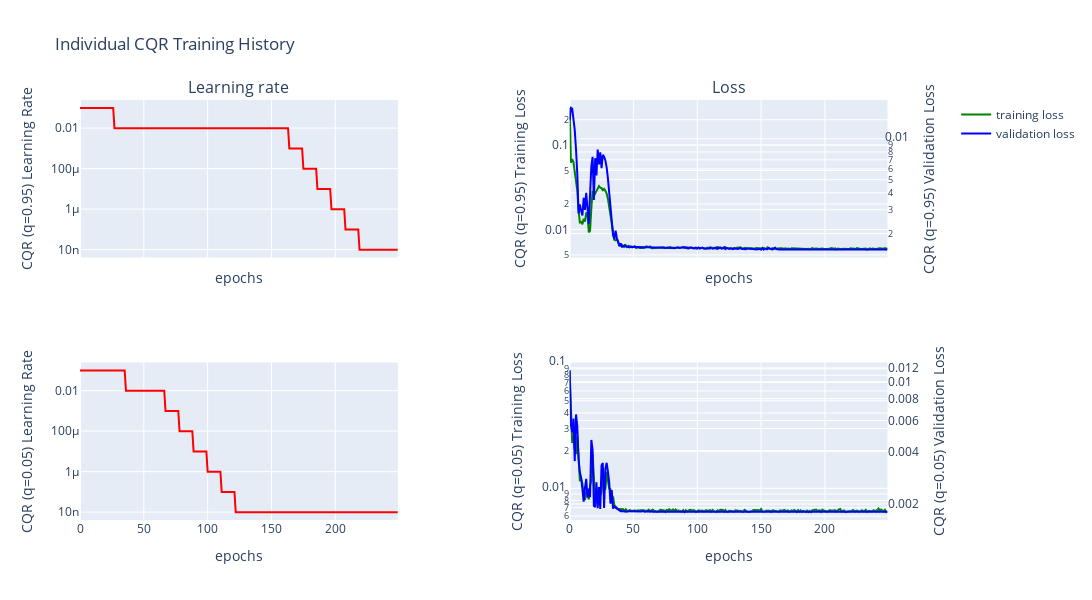

The cell this chart's notebook holds for it:
### Markdown cell above
# quantile regression
Here qunatile regression is done to bound the errors with confidence values

### Code cell
dm.train_individual_qr(alpha=0.1, hidden_layers=[2],  epochs= 250, batch_size=1000, device=default_device)
dm.cqr.plot_qr_training_history()

### Figure 1 — Plotly figure (JSON) as saved in the notebook; plotly's stock layout.template omitted (floating-point values rounded to 4 significant figures; data arrays with more than 128 entries replaced by an {"elided": "..."} marker saying what was removed)
{"data": [{"line": {"color": "red"}, "mode": "lines", "name": "learning rate", "showlegend": false, "type": "scatter", "x": {"elided": "250 int values"}, "xaxis": "x", "y": {"elided": "250 float values"}, "yaxis": "y"}, {"line": {"color": "green"}, "mode": "lines", "name": "training loss", "showlegend": true, "type": "scatter", "x": {"elided": "250 int values"}, "xaxis": "x2", "y": {"elided": "250 float values"}, "yaxis": "y2"}, {"line": {"color": "blue"}, "mode": "lines", "name": "validation loss", "showlegend": true, "type": "scatter", "x": {"elided": "250 int values"}, "xaxis": "x2", "y": {"elided": "250 float values"}, "yaxis": "y3"}, {"line": {"color": "red"}, "mode": "lines", "name": "learning rate", "showlegend": false, "type": "scatter", "x": {"elided": "250 int values"}, "xaxis": "x3", "y": {"elided": "250 float values"}, "yaxis": "y4"}, {"line": {"color": "green"}, "mode": "lines", "name": "training loss", "showlegend": false, "type": "scatter", "x": {"elided": "250 int values"}, "xaxis": "x4", "y": {"elided": "250 float values"}, "yaxis": "y5"}, {"line": {"color": "blue"}, "mode": "lines", "name": "validation loss", "showlegend": false, "type": "scatter", "x": {"elided": "250 int values"}, "xaxis": "x4", "y": {"elided": "250 float values"}, "yaxis": "y6"}], "layout": {"annotations": [{"font": {"size": 16}, "showarrow": false, "text": "Learning rate", "x": 0.185, "xanchor": "center", "xref": "paper", "y": 1, "yanchor": "bottom", "yref": "paper"}, {"font": {"size": 16}, "showarrow": false, "text": "Loss", "x": 0.755, "xanchor": "center", "xref": "paper", "y": 1, "yanchor": "bottom", "yref": "paper"}], "height": 600, "title": {"text": "Individual CQR Training History"}, "width": 1800, "xaxis": {"anchor": "y", "domain": [0, 0.37], "matches": "x3", "showticklabels": false, "title": {"text": "epochs"}}, "xaxis2": {"anchor": "y2", "domain": [0.57, 0.94], "matches": "x4", "showticklabels": false, "title": {"text": "epochs"}}, "xaxis3": {"anchor": "y4", "domain": [0, 0.37], "title": {"text": "epochs"}}, "xaxis4": {"anchor": "y5", "domain": [0.57, 0.94], "title": {"text": "epochs"}}, "yaxis": {"anchor": "x", "domain": [0.625, 1], "title": {"text": "CQR (q=0.95)\nLearning Rate"}, "type": "log"}, "yaxis2": {"anchor": "x2", "domain": [0.625, 1], "title": {"text": "CQR (q=0.95)\nTraining Loss"}, "type": "log"}, "yaxis3": {"anchor": "x2", "overlaying": "y2", "side": "right", "title": {"text": "CQR (q=0.95)\nValidation Loss"}, "type": "log"}, "yaxis4": {"anchor": "x3", "domain": [0, 0.375], "title": {"text": "CQR (q=0.05)\nLearning Rate"}, "type": "log"}, "yaxis5": {"anchor": "x4", "domain": [0, 0.375], "title": {"text": "CQR (q=0.05)\nTraining Loss"}, "type": "log"}, "yaxis6": {"anchor": "x4", "overlaying": "y5", "side": "right", "title": {"text": "CQR (q=0.05)\nValidation Loss"}, "type": "log"}}}
